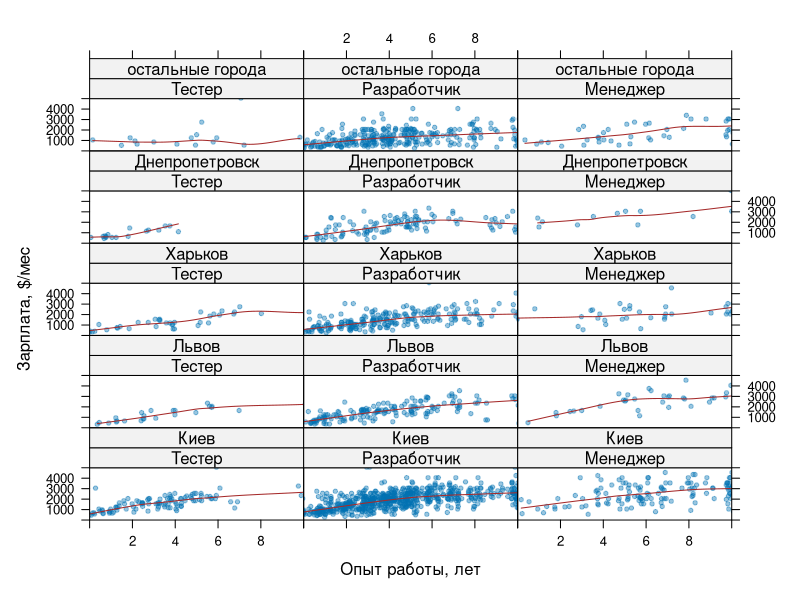
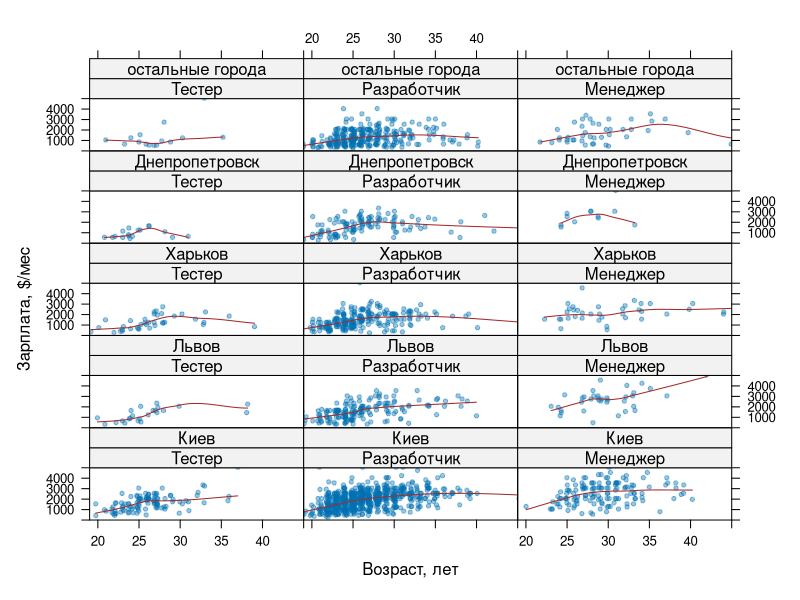

Recreate these plots in R, in order.
#!/usr/bin/env Rscript

dd <- read.csv("data/2011_may_final.csv")

dd <- dd[dd$cls != "",]

dd$cls <- factor(dd$cls,
  levels=c("QA", "DEV", "PM"),
  labels=c("Тестер", "Разработчик", "Менеджер"))

dd$loc <- factor(dd$loc,
  levels=c("Киев", "Львов", "Харьков", "Днепр.", "other"),
  labels=c("Киев", "Львов", "Харьков", "Днепропетровск", "остальные города"))

dd$salaryJitter <- dd$salary  + runif(length(dd$salary ),  50, 50)
dd$expJitter    <- dd$exp     + runif(length(dd$exp    ), -.3, .3)
dd$ageJitter    <- dd$Возраст + runif(length(dd$Возраст), -.3, .3)

################################################################

library(lattice)

png(filename="reports/may2011/salary.%03d.png",
    width=1024, height=1024, res=100)

panel.scatter.loess <- function(x,y) {
  panel.xyplot(x, y, alpha=0.4, pch=20)
  panel.loess(x, y, col="brown")
}

xyplot(salaryJitter ~ expJitter | cls + loc, data=dd,
       xlim=c(0, 10), ylim=c(0,5000),
       panel=panel.scatter.loess,
       xlab="Опыт работы, лет", ylab="Зарплата, $/мес")

xyplot(salaryJitter ~ ageJitter | cls + loc, data=dd,
       xlim=c(19, 45), ylim=c(0,5000),
       panel=panel.scatter.loess,
       xlab="Возраст, лет", ylab="Зарплата, $/мес")

invisible(dev.off())

